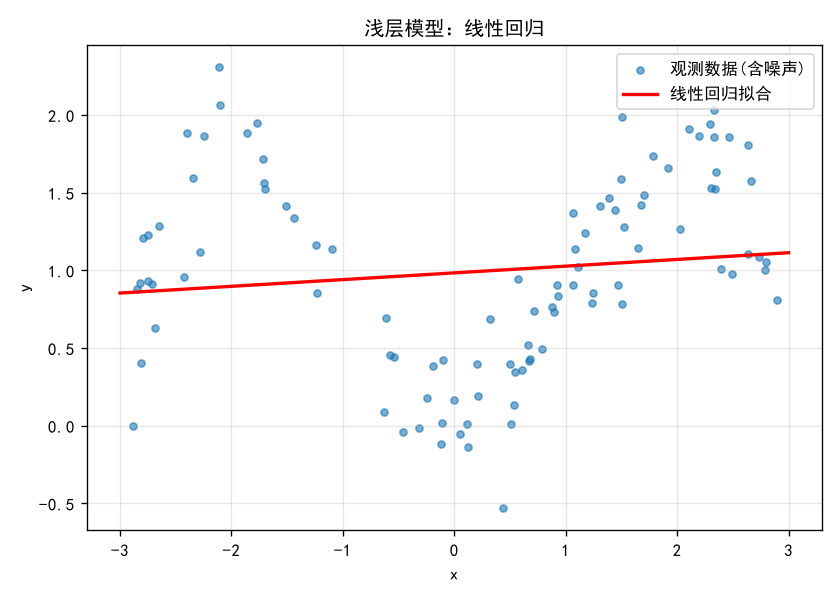

The script that saved this image:
import numpy as np 
import pandas as pd 
import matplotlib.pyplot as plt 
from sklearn.linear_model import LinearRegression 
from sklearn.metrics import mean_squared_error 

# 解决 matplotlib 中文乱码
plt.rcParams["font.sans-serif"] = ["SimHei"]
plt.rcParams["axes.unicode_minus"] = False

df = pd.read_csv("synthetic.csv") 
X = df[["x"]].values # 二维 (n,1) 
y = df["y"].values # 一维 (n,) 
 
# 训练线性回归（浅层：单层线性映射） 
model = LinearRegression() 
model.fit(X, y) 
 
# 在密集网格上预测，用于画平滑曲线 
x_grid = np.linspace(-3, 3, 200).reshape(-1, 1) 
y_pred = model.predict(x_grid) 
 
train_mse = mean_squared_error(y, model.predict(X)) 
print(f"线性回归权重 w={model.coef_[0]:.4f}, 偏置 b={model.intercept_:.4f}") 
print(f"训练集 MSE = {train_mse:.4f}") 
 
# 可视化 
plt.figure(figsize=(7, 5)) 
plt.scatter(X, y, s=18, alpha=0.6, label="观测数据(含噪声)") 
plt.plot(x_grid, y_pred, color="red", linewidth=2, label="线性回归拟合") 
plt.title("浅层模型：线性回归") 
plt.xlabel("x"); plt.ylabel("y") 
plt.legend(); plt.grid(alpha=0.3) 
plt.tight_layout(); plt.savefig("linear_fit.png", dpi=120); plt.show() 
print("已保存 linear_fit.png") 
